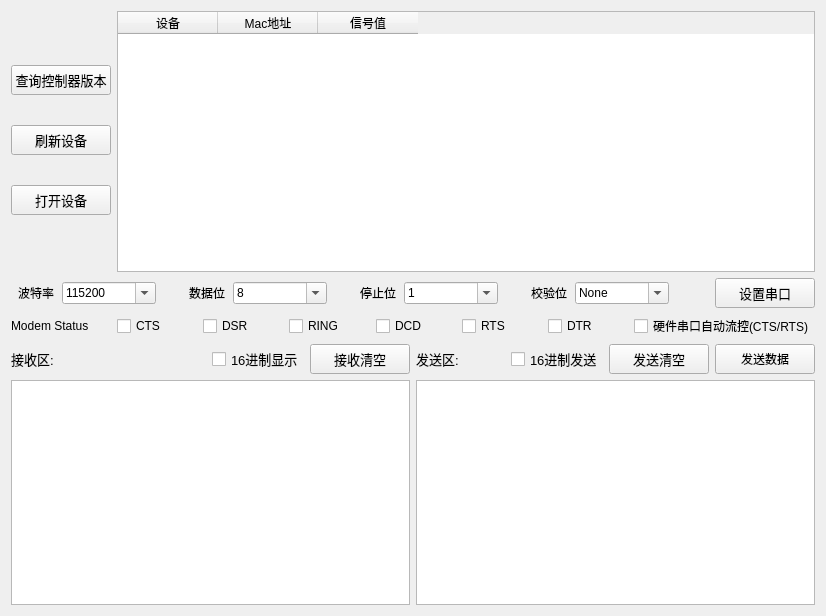
<?xml version="1.0" encoding="UTF-8"?>
<ui version="4.0">
 <class>Widget</class>
 <widget class="QWidget" name="Widget">
  <property name="geometry">
   <rect>
    <x>0</x>
    <y>0</y>
    <width>826</width>
    <height>616</height>
   </rect>
  </property>
  <property name="sizePolicy">
   <sizepolicy hsizetype="Maximum" vsizetype="Maximum">
    <horstretch>0</horstretch>
    <verstretch>0</verstretch>
   </sizepolicy>
  </property>
  <property name="windowTitle">
   <string>CH9140BleDemo</string>
  </property>
  <layout class="QGridLayout" name="gridLayout">
   <item row="0" column="0">
    <layout class="QVBoxLayout" name="verticalLayout_4">
     <item>
      <layout class="QHBoxLayout" name="horizontalLayout">
       <item>
        <layout class="QVBoxLayout" name="verticalLayout">
         <item>
          <spacer name="verticalSpacer_2">
           <property name="orientation">
            <enum>Qt::Vertical</enum>
           </property>
           <property name="sizeType">
            <enum>QSizePolicy::Fixed</enum>
           </property>
           <property name="sizeHint" stdset="0">
            <size>
             <width>20</width>
             <height>30</height>
            </size>
           </property>
          </spacer>
         </item>
         <item>
          <widget class="QPushButton" name="BtGetBleVer">
           <property name="minimumSize">
            <size>
             <width>100</width>
             <height>30</height>
            </size>
           </property>
           <property name="maximumSize">
            <size>
             <width>100</width>
             <height>30</height>
            </size>
           </property>
           <property name="font">
            <font>
             <pointsize>10</pointsize>
            </font>
           </property>
           <property name="text">
            <string>查询控制器版本</string>
           </property>
          </widget>
         </item>
         <item>
          <widget class="QPushButton" name="BtFlushDev">
           <property name="minimumSize">
            <size>
             <width>100</width>
             <height>30</height>
            </size>
           </property>
           <property name="maximumSize">
            <size>
             <width>100</width>
             <height>30</height>
            </size>
           </property>
           <property name="font">
            <font>
             <pointsize>10</pointsize>
            </font>
           </property>
           <property name="text">
            <string>刷新设备</string>
           </property>
          </widget>
         </item>
         <item>
          <widget class="QPushButton" name="BtOpenDev">
           <property name="minimumSize">
            <size>
             <width>100</width>
             <height>30</height>
            </size>
           </property>
           <property name="maximumSize">
            <size>
             <width>100</width>
             <height>30</height>
            </size>
           </property>
           <property name="font">
            <font>
             <pointsize>10</pointsize>
            </font>
           </property>
           <property name="text">
            <string>打开设备</string>
           </property>
          </widget>
         </item>
         <item>
          <spacer name="verticalSpacer">
           <property name="orientation">
            <enum>Qt::Vertical</enum>
           </property>
           <property name="sizeType">
            <enum>QSizePolicy::Fixed</enum>
           </property>
           <property name="sizeHint" stdset="0">
            <size>
             <width>20</width>
             <height>30</height>
            </size>
           </property>
          </spacer>
         </item>
        </layout>
       </item>
       <item>
        <widget class="QTableWidget" name="tableWidget_BleDev">
         <column>
          <property name="text">
           <string>设备</string>
          </property>
         </column>
         <column>
          <property name="text">
           <string>Mac地址</string>
          </property>
         </column>
         <column>
          <property name="text">
           <string>信号值</string>
          </property>
         </column>
        </widget>
       </item>
      </layout>
     </item>
     <item>
      <layout class="QHBoxLayout" name="horizontalLayout_10">
       <item>
        <layout class="QHBoxLayout" name="horizontalLayout_2">
         <property name="spacing">
          <number>1</number>
         </property>
         <item>
          <widget class="QLabel" name="label">
           <property name="minimumSize">
            <size>
             <width>50</width>
             <height>0</height>
            </size>
           </property>
           <property name="maximumSize">
            <size>
             <width>50</width>
             <height>16777215</height>
            </size>
           </property>
           <property name="text">
            <string>波特率</string>
           </property>
           <property name="alignment">
            <set>Qt::AlignCenter</set>
           </property>
          </widget>
         </item>
         <item>
          <widget class="QComboBox" name="comboBox_baudrate">
           <property name="editable">
            <bool>true</bool>
           </property>
           <property name="currentIndex">
            <number>8</number>
           </property>
           <item>
            <property name="text">
             <string>1200</string>
            </property>
           </item>
           <item>
            <property name="text">
             <string>2400</string>
            </property>
           </item>
           <item>
            <property name="text">
             <string>4800</string>
            </property>
           </item>
           <item>
            <property name="text">
             <string>9600</string>
            </property>
           </item>
           <item>
            <property name="text">
             <string>14400</string>
            </property>
           </item>
           <item>
            <property name="text">
             <string>19200</string>
            </property>
           </item>
           <item>
            <property name="text">
             <string>38400</string>
            </property>
           </item>
           <item>
            <property name="text">
             <string>57600</string>
            </property>
           </item>
           <item>
            <property name="text">
             <string>115200</string>
            </property>
           </item>
           <item>
            <property name="text">
             <string>230400</string>
            </property>
           </item>
           <item>
            <property name="text">
             <string>1000000</string>
            </property>
           </item>
          </widget>
         </item>
        </layout>
       </item>
       <item>
        <spacer name="horizontalSpacer_4">
         <property name="orientation">
          <enum>Qt::Horizontal</enum>
         </property>
         <property name="sizeType">
          <enum>QSizePolicy::Fixed</enum>
         </property>
         <property name="sizeHint" stdset="0">
          <size>
           <width>20</width>
           <height>20</height>
          </size>
         </property>
        </spacer>
       </item>
       <item>
        <layout class="QHBoxLayout" name="horizontalLayout_7">
         <property name="spacing">
          <number>1</number>
         </property>
         <item>
          <widget class="QLabel" name="label_2">
           <property name="minimumSize">
            <size>
             <width>50</width>
             <height>0</height>
            </size>
           </property>
           <property name="maximumSize">
            <size>
             <width>50</width>
             <height>16777215</height>
            </size>
           </property>
           <property name="text">
            <string>数据位</string>
           </property>
           <property name="alignment">
            <set>Qt::AlignCenter</set>
           </property>
          </widget>
         </item>
         <item>
          <widget class="QComboBox" name="comboBox_databits">
           <property name="editable">
            <bool>true</bool>
           </property>
           <property name="currentIndex">
            <number>3</number>
           </property>
           <item>
            <property name="text">
             <string>5</string>
            </property>
           </item>
           <item>
            <property name="text">
             <string>6</string>
            </property>
           </item>
           <item>
            <property name="text">
             <string>7</string>
            </property>
           </item>
           <item>
            <property name="text">
             <string>8</string>
            </property>
           </item>
          </widget>
         </item>
        </layout>
       </item>
       <item>
        <spacer name="horizontalSpacer_5">
         <property name="orientation">
          <enum>Qt::Horizontal</enum>
         </property>
         <property name="sizeType">
          <enum>QSizePolicy::Fixed</enum>
         </property>
         <property name="sizeHint" stdset="0">
          <size>
           <width>20</width>
           <height>20</height>
          </size>
         </property>
        </spacer>
       </item>
       <item>
        <layout class="QHBoxLayout" name="horizontalLayout_8">
         <property name="spacing">
          <number>1</number>
         </property>
         <item>
          <widget class="QLabel" name="label_3">
           <property name="minimumSize">
            <size>
             <width>50</width>
             <height>0</height>
            </size>
           </property>
           <property name="maximumSize">
            <size>
             <width>50</width>
             <height>16777215</height>
            </size>
           </property>
           <property name="text">
            <string>停止位</string>
           </property>
           <property name="alignment">
            <set>Qt::AlignCenter</set>
           </property>
          </widget>
         </item>
         <item>
          <widget class="QComboBox" name="comboBox_stopbits">
           <property name="editable">
            <bool>true</bool>
           </property>
           <item>
            <property name="text">
             <string>1</string>
            </property>
           </item>
           <item>
            <property name="text">
             <string>2</string>
            </property>
           </item>
          </widget>
         </item>
        </layout>
       </item>
       <item>
        <spacer name="horizontalSpacer_6">
         <property name="orientation">
          <enum>Qt::Horizontal</enum>
         </property>
         <property name="sizeType">
          <enum>QSizePolicy::Fixed</enum>
         </property>
         <property name="sizeHint" stdset="0">
          <size>
           <width>20</width>
           <height>20</height>
          </size>
         </property>
        </spacer>
       </item>
       <item>
        <layout class="QHBoxLayout" name="horizontalLayout_9">
         <property name="spacing">
          <number>1</number>
         </property>
         <item>
          <widget class="QLabel" name="label_4">
           <property name="minimumSize">
            <size>
             <width>50</width>
             <height>0</height>
            </size>
           </property>
           <property name="maximumSize">
            <size>
             <width>50</width>
             <height>16777215</height>
            </size>
           </property>
           <property name="text">
            <string>校验位</string>
           </property>
           <property name="alignment">
            <set>Qt::AlignCenter</set>
           </property>
          </widget>
         </item>
         <item>
          <widget class="QComboBox" name="comboBox_parity">
           <property name="editable">
            <bool>true</bool>
           </property>
           <item>
            <property name="text">
             <string>None</string>
            </property>
           </item>
           <item>
            <property name="text">
             <string>奇校验</string>
            </property>
           </item>
           <item>
            <property name="text">
             <string>偶校验</string>
            </property>
           </item>
           <item>
            <property name="text">
             <string>标志位</string>
            </property>
           </item>
           <item>
            <property name="text">
             <string>空白位</string>
            </property>
           </item>
          </widget>
         </item>
        </layout>
       </item>
       <item>
        <spacer name="horizontalSpacer">
         <property name="orientation">
          <enum>Qt::Horizontal</enum>
         </property>
         <property name="sizeType">
          <enum>QSizePolicy::Fixed</enum>
         </property>
         <property name="sizeHint" stdset="0">
          <size>
           <width>40</width>
           <height>20</height>
          </size>
         </property>
        </spacer>
       </item>
       <item>
        <widget class="QPushButton" name="BtSetUart">
         <property name="minimumSize">
          <size>
           <width>100</width>
           <height>30</height>
          </size>
         </property>
         <property name="maximumSize">
          <size>
           <width>100</width>
           <height>30</height>
          </size>
         </property>
         <property name="font">
          <font>
           <pointsize>10</pointsize>
          </font>
         </property>
         <property name="text">
          <string>设置串口</string>
         </property>
        </widget>
       </item>
      </layout>
     </item>
     <item>
      <layout class="QHBoxLayout" name="horizontalLayout_3">
       <item>
        <widget class="QLabel" name="label_5">
         <property name="text">
          <string>Modem Status</string>
         </property>
        </widget>
       </item>
       <item>
        <spacer name="horizontalSpacer_7">
         <property name="orientation">
          <enum>Qt::Horizontal</enum>
         </property>
         <property name="sizeType">
          <enum>QSizePolicy::Fixed</enum>
         </property>
         <property name="sizeHint" stdset="0">
          <size>
           <width>20</width>
           <height>20</height>
          </size>
         </property>
        </spacer>
       </item>
       <item>
        <widget class="QCheckBox" name="checkBox_CTS">
         <property name="minimumSize">
          <size>
           <width>60</width>
           <height>0</height>
          </size>
         </property>
         <property name="text">
          <string>CTS</string>
         </property>
        </widget>
       </item>
       <item>
        <widget class="QCheckBox" name="checkBox_DSR">
         <property name="minimumSize">
          <size>
           <width>60</width>
           <height>0</height>
          </size>
         </property>
         <property name="text">
          <string>DSR</string>
         </property>
        </widget>
       </item>
       <item>
        <widget class="QCheckBox" name="checkBox_RING">
         <property name="minimumSize">
          <size>
           <width>60</width>
           <height>0</height>
          </size>
         </property>
         <property name="text">
          <string>RING</string>
         </property>
        </widget>
       </item>
       <item>
        <widget class="QCheckBox" name="checkBox_DCD">
         <property name="minimumSize">
          <size>
           <width>60</width>
           <height>0</height>
          </size>
         </property>
         <property name="text">
          <string>DCD</string>
         </property>
        </widget>
       </item>
       <item>
        <widget class="QCheckBox" name="checkBox_RTS">
         <property name="minimumSize">
          <size>
           <width>60</width>
           <height>0</height>
          </size>
         </property>
         <property name="text">
          <string>RTS</string>
         </property>
        </widget>
       </item>
       <item>
        <widget class="QCheckBox" name="checkBox_DTR">
         <property name="minimumSize">
          <size>
           <width>60</width>
           <height>0</height>
          </size>
         </property>
         <property name="text">
          <string>DTR</string>
         </property>
        </widget>
       </item>
       <item>
        <widget class="QCheckBox" name="checkBox_HardFlow">
         <property name="text">
          <string>硬件串口自动流控(CTS/RTS)</string>
         </property>
        </widget>
       </item>
      </layout>
     </item>
     <item>
      <layout class="QHBoxLayout" name="horizontalLayout_6">
       <item>
        <layout class="QVBoxLayout" name="verticalLayout_2">
         <item>
          <layout class="QHBoxLayout" name="horizontalLayout_4">
           <item>
            <widget class="QLabel" name="label_RecvArea">
             <property name="minimumSize">
              <size>
               <width>0</width>
               <height>30</height>
              </size>
             </property>
             <property name="maximumSize">
              <size>
               <width>16777215</width>
               <height>30</height>
              </size>
             </property>
             <property name="font">
              <font>
               <pointsize>10</pointsize>
              </font>
             </property>
             <property name="text">
              <string>接收区:</string>
             </property>
            </widget>
           </item>
           <item>
            <spacer name="horizontalSpacer_2">
             <property name="orientation">
              <enum>Qt::Horizontal</enum>
             </property>
             <property name="sizeHint" stdset="0">
              <size>
               <width>40</width>
               <height>20</height>
              </size>
             </property>
            </spacer>
           </item>
           <item>
            <widget class="QCheckBox" name="checkBox_HexShow">
             <property name="minimumSize">
              <size>
               <width>0</width>
               <height>30</height>
              </size>
             </property>
             <property name="maximumSize">
              <size>
               <width>16777215</width>
               <height>30</height>
              </size>
             </property>
             <property name="font">
              <font>
               <pointsize>10</pointsize>
              </font>
             </property>
             <property name="text">
              <string>16进制显示</string>
             </property>
            </widget>
           </item>
           <item>
            <widget class="QPushButton" name="BtClearReceive">
             <property name="minimumSize">
              <size>
               <width>100</width>
               <height>30</height>
              </size>
             </property>
             <property name="maximumSize">
              <size>
               <width>100</width>
               <height>30</height>
              </size>
             </property>
             <property name="font">
              <font>
               <pointsize>10</pointsize>
              </font>
             </property>
             <property name="text">
              <string>接收清空</string>
             </property>
            </widget>
           </item>
          </layout>
         </item>
         <item>
          <widget class="QPlainTextEdit" name="plainTextEdit_RecvData">
           <property name="minimumSize">
            <size>
             <width>0</width>
             <height>150</height>
            </size>
           </property>
          </widget>
         </item>
        </layout>
       </item>
       <item>
        <layout class="QVBoxLayout" name="verticalLayout_3">
         <item>
          <layout class="QHBoxLayout" name="horizontalLayout_5">
           <item>
            <widget class="QLabel" name="label_SendingArea">
             <property name="minimumSize">
              <size>
               <width>0</width>
               <height>30</height>
              </size>
             </property>
             <property name="maximumSize">
              <size>
               <width>16777215</width>
               <height>30</height>
              </size>
             </property>
             <property name="font">
              <font>
               <pointsize>10</pointsize>
              </font>
             </property>
             <property name="text">
              <string>发送区:</string>
             </property>
            </widget>
           </item>
           <item>
            <spacer name="horizontalSpacer_3">
             <property name="orientation">
              <enum>Qt::Horizontal</enum>
             </property>
             <property name="sizeHint" stdset="0">
              <size>
               <width>40</width>
               <height>20</height>
              </size>
             </property>
            </spacer>
           </item>
           <item>
            <widget class="QCheckBox" name="checkBox_HexSend">
             <property name="minimumSize">
              <size>
               <width>0</width>
               <height>30</height>
              </size>
             </property>
             <property name="maximumSize">
              <size>
               <width>16777215</width>
               <height>30</height>
              </size>
             </property>
             <property name="font">
              <font>
               <pointsize>10</pointsize>
              </font>
             </property>
             <property name="text">
              <string>16进制发送</string>
             </property>
            </widget>
           </item>
           <item>
            <widget class="QPushButton" name="BtClearSend">
             <property name="minimumSize">
              <size>
               <width>100</width>
               <height>30</height>
              </size>
             </property>
             <property name="maximumSize">
              <size>
               <width>100</width>
               <height>30</height>
              </size>
             </property>
             <property name="font">
              <font>
               <pointsize>10</pointsize>
              </font>
             </property>
             <property name="text">
              <string>发送清空</string>
             </property>
            </widget>
           </item>
           <item>
            <widget class="QPushButton" name="BtSendInput">
             <property name="minimumSize">
              <size>
               <width>100</width>
               <height>30</height>
              </size>
             </property>
             <property name="maximumSize">
              <size>
               <width>100</width>
               <height>30</height>
              </size>
             </property>
             <property name="text">
              <string>发送数据</string>
             </property>
            </widget>
           </item>
          </layout>
         </item>
         <item>
          <widget class="QPlainTextEdit" name="plainTextEdit_SendData">
           <property name="minimumSize">
            <size>
             <width>0</width>
             <height>150</height>
            </size>
           </property>
          </widget>
         </item>
        </layout>
       </item>
      </layout>
     </item>
    </layout>
   </item>
  </layout>
 </widget>
 <layoutdefault spacing="6" margin="11"/>
 <resources/>
 <connections/>
</ui>
